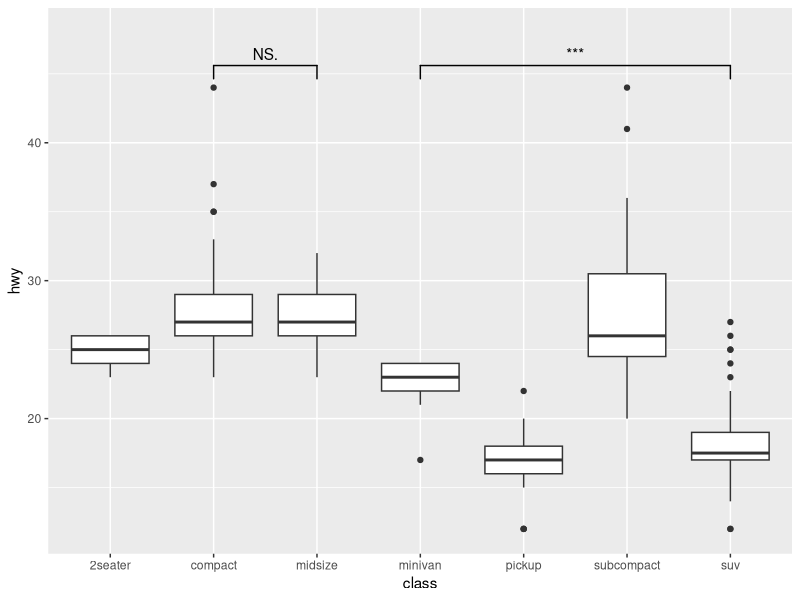

Generate this figure with R:
## ---- chunk 1
knitr::opts_chunk$set(
  collapse = TRUE,
  dpi = 300,
  warning = FALSE,
  message = FALSE,
  out.width = "100%",
  comment = "#>"
)
## ---- chunk 2
set.seed(123)
library(ggplot2)
library(ggsignif)

ggplot(mpg, aes(class, hwy)) +
  geom_boxplot() +
  geom_signif(
    comparisons = list(c("compact", "midsize"), c("minivan", "suv")),
    map_signif_level = TRUE
  ) +
  ylim(NA, 48)
